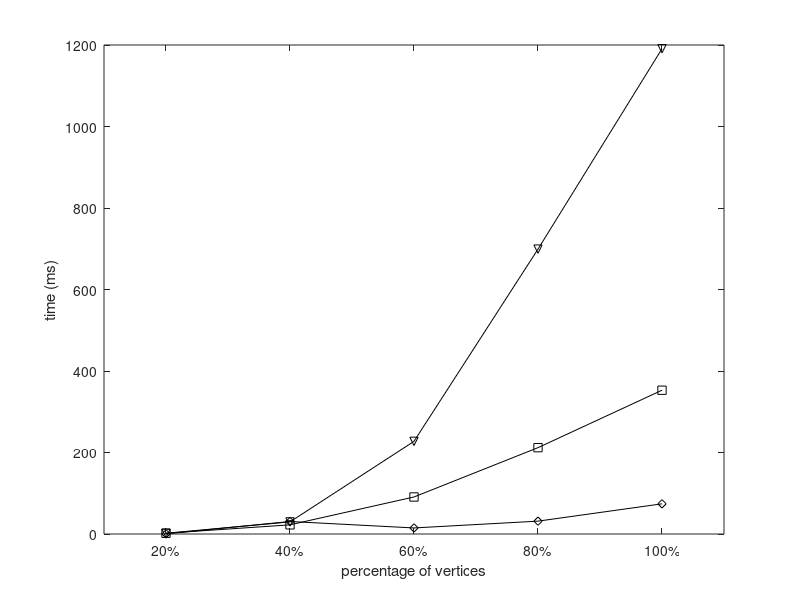

Write MATLAB code to recreate this figure. (Note: this script raises an error after producing the figure.)
set(gcf,'color',[1, 1, 1]);
set(gcf,'unit','centimeters','position',[10 5 9 7]);

x=[1, 2, 3, 4, 5];
y1 = [1.900521577	29.70673392	227.3802585	699.0996448	1190.830284];
y2 = [1.840732327	22.50991918	90.85669938	211.8974526	352.8290257];
y3 = [0.364557873	30.68258376	14.86677778	31.54750328	74.07620972];


p1= plot(x, y1, '-kv');
hold on;
p2 = plot(x, y2, '-ks');
hold on;
p3 = plot(x, y3, '-kd');

xlabel('percentage of vertices');
ylabel('time (ms)');

axis([0.5 5.5 0.0 1200]);

set(gca, 'xtick', 1:5, 'XTickLabel', {'20%','40%','60%','80%','100%'});
leg=legend('Inc-S','Inc-T','Dec', 2);
set(leg,'edgecolor','white');

set(gca, 'FontSize', 12);
set(get(gca, 'XLabel'), 'FontSize',12);
set(get(gca, 'YLabel'), 'FontSize',12);
set(findall(gcf,'type','line'),'linewidth',1.5);
set(gca, 'LineWidth', 1.5);
